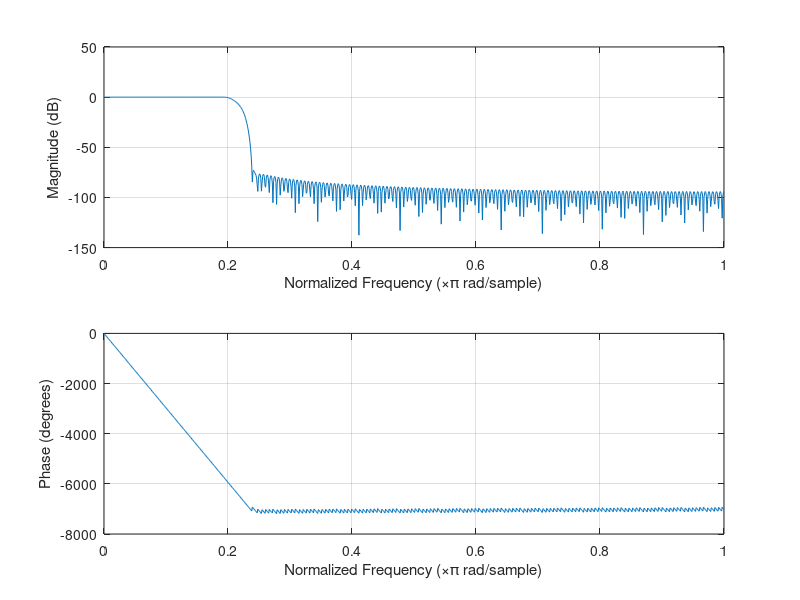
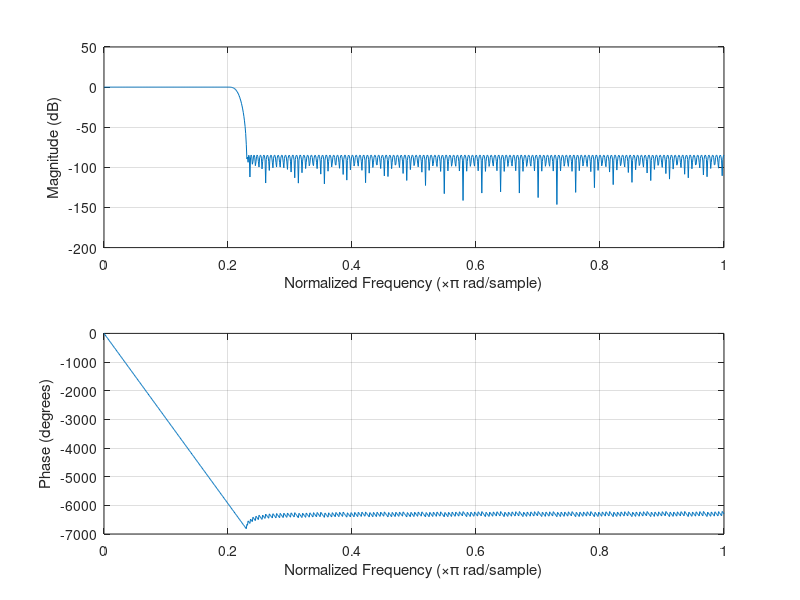
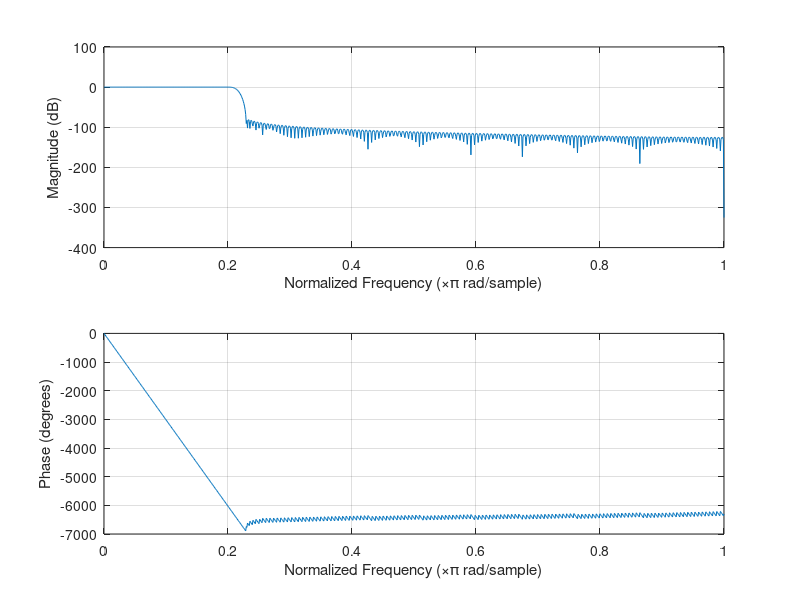
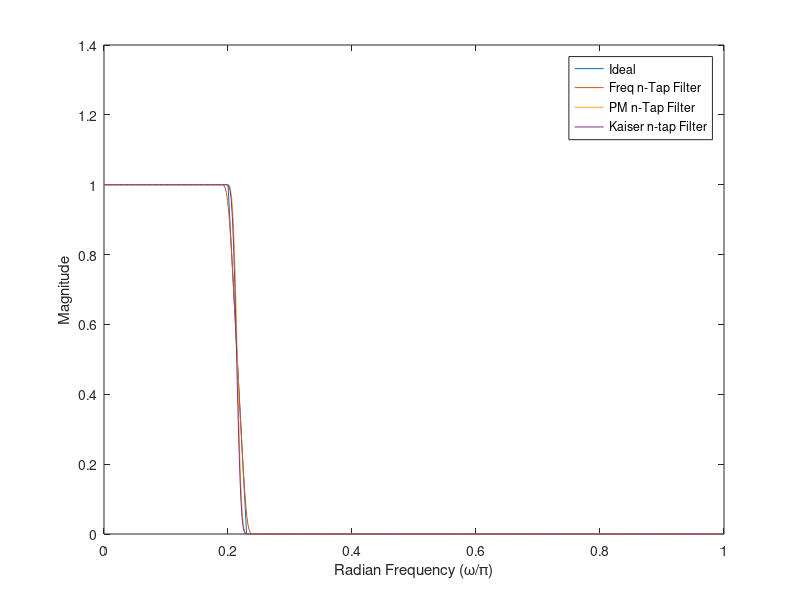

Write MATLAB code to recreate these figures, in order.
% Jaiden Lemm - Advanced VLSI Midterm Project - This code will generate a 
% 100 tap low-pass FIR filter with a transition region of 0.2pi to 0.23pi
% and attenuation of 80dB

clear; clf; close all;

%% Variable setup
n = 330;
f = [0 0.2 0.23 1];
A = [1 1 0 0];

%% Frequency Sampling FIR Filter
taps2 = fir2(n,f,A);

freqz(taps2,1,512)
[h2,w2] = freqz(taps2,1,512);

figure

%% Parks-McClellan FIR Filter
tapspm = firpm(n,f,A);

freqz(tapspm,1,512)
[hpm,wpm] = freqz(tapspm,1,512);

figure

%% Kaiser Window LP FIR Filter
fk = [0.2 0.23];
Ak = [1 0];
dev = [0.05 10^-4];

[n,Wn,beta,ftype] = kaiserord(fk,Ak,dev);
tapsk = fir1(n,Wn,ftype,kaiser(n+1,beta),"noscale");

freqz(tapsk,1,512)
[hk,wk] = freqz(tapsk,1,512);

figure

%% Plot and compare
plot(f,A,w2/pi,abs(h2),wpm/pi,abs(hpm),wk/pi,abs(hk))

legend('Ideal','Freq n-Tap Filter', 'PM n-Tap Filter', 'Kaiser n-tap Filter')
xlabel('Radian Frequency (\omega/\pi)'); ylabel('Magnitude');
